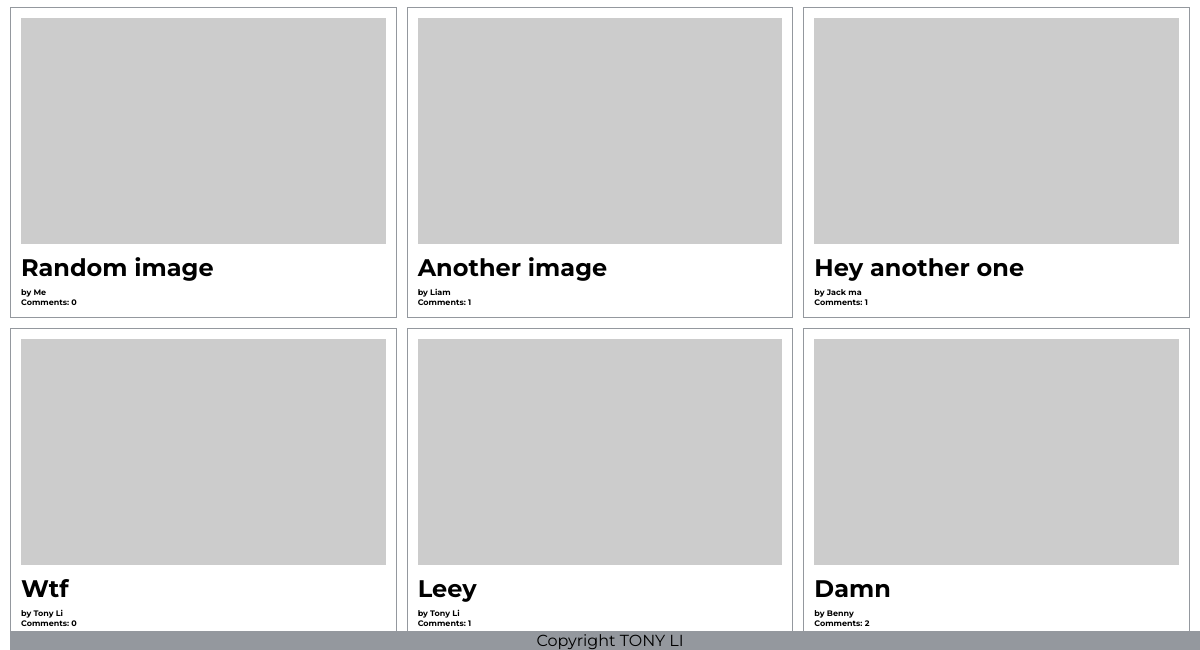
The app's page /pictures/ (lower part), older data.
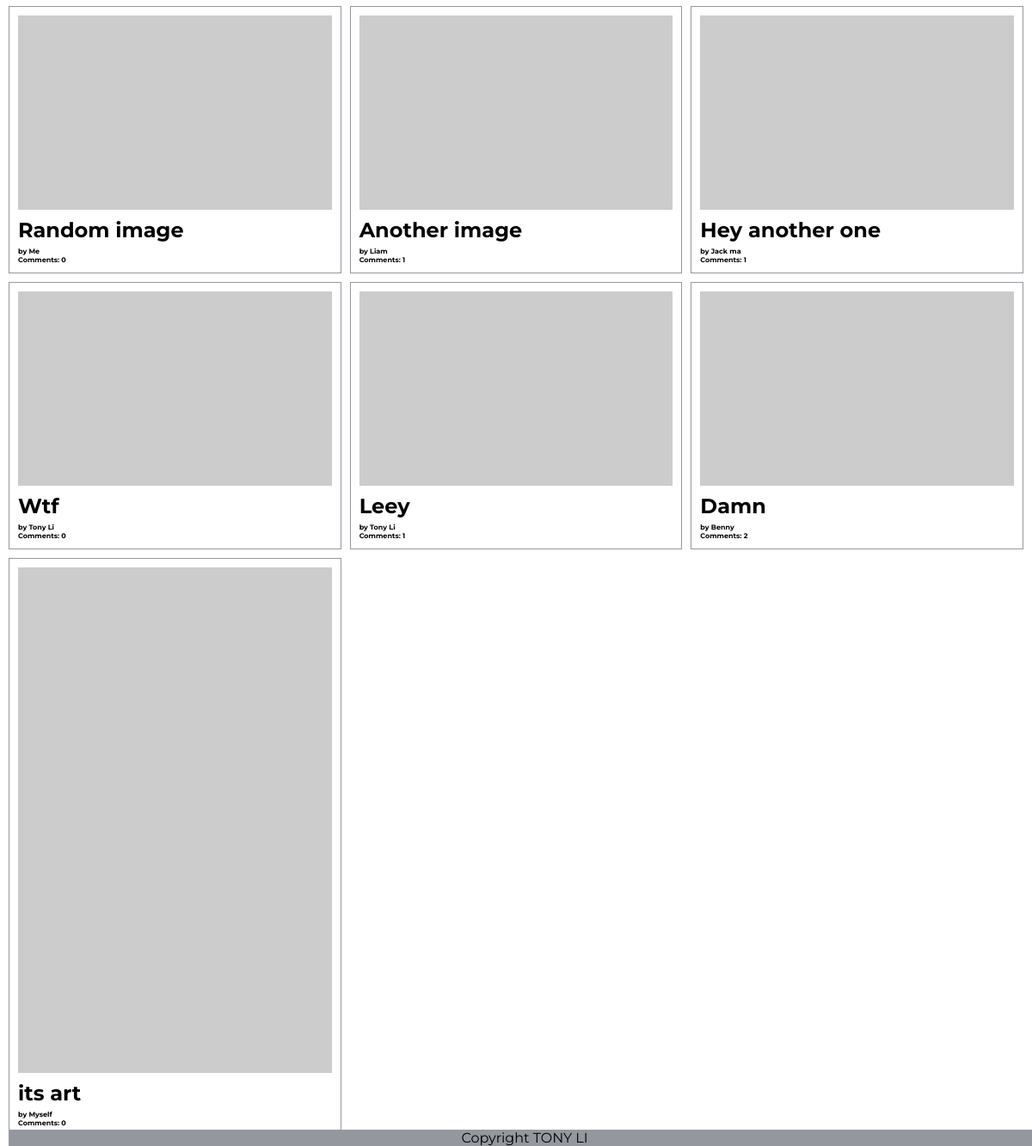
The same page, newer data.
### photogur/models.py (models this page shows, shortened)
class Picture(models.Model):
    title = models.CharField(max_length=255)
    artist = models.CharField(max_length=255)
    url = models.CharField(max_length=255)
    user = models.ForeignKey(User, on_delete=models.CASCADE, related_name='pictures', default=1)

### photogur/views.py (the view)
# urls.py: path('pictures/', pics, name='picture_home'),
def pics(request):
    context = {
        'pictures': Picture.objects.all()
    }
    response = render(request, 'pictures.html', context)
    return HttpResponse(response)

### photogur/templates/pictures.html
{% extends 'base.html' %}
{% block content %}
<div class="main-layout">
  {% for picture in pictures %}
    <div class="photo-box">
      <a href="{% url 'picture_details' id=picture.pk %}">
        <li>
          <img class="image" src="{{picture.url}}" alt="">
        </li>
      </a>
      <div class="info">
        <h2>{{ picture.title }}</h2>
        <h3>by {{ picture.artist }}</h3>
        <h3>Comments: {{ picture.comments.count }}</h3>
      </div>
    </div>
  {% endfor %}
</div>
{% endblock %}

### photogur/templates/base.html (shortened to what this page needs)
<!DOCTYPE html>
{% load staticfiles %}
<html lang="en" dir="ltr">
  <head>
    <link rel="stylesheet" href="https://cdnjs.cloudflare.com/ajax/libs/meyer-reset/2.0/reset.css">
    <link rel="stylesheet" href="{% static 'css/main.css' %}">
  </head>
  <body>
      {% block content %}
      {% endblock %}
    <footer> Copyright TONY LI </footer>
  </body>
</html>

### photogur/static/css/main.css (style rules this page uses)
* { box-sizing: border-box; list-style: none; margin: 0; padding: 0; }
html { height: 100%; }
body { padding: 10px; font-family: 'Montserrat', sans-serif; position: relative; height: 100%; }
.image { display: grid; grid-column: 1fr; height: auto; width: 100%; }
li { list-style: none; display: inline-block; }
.main-layout { display: inline-block; display: grid; grid-template-columns: 1fr 1fr 1fr; grid-gap: 10px; border-bottom: 1px solid #94989e; padding-bottom: 10px; }
footer { position: absolute; bottom: 0; width: 100%; text-align: center; background: #94989e; }
.photo-box { display: inline-block; display: inline-block; box-sizing: content-box; border: 1px solid #94989e; padding: 10px; }
.info { font-size: 1em; }
.info h2 { padding: 5px 0; }
.info h3 { font-size: 0.5em; }
.photo-box li img { width: 100%; }

Row changes from the older to the newer data that the page shows:
added Picture: title "its art", artist "Myself", comments.count "0"
